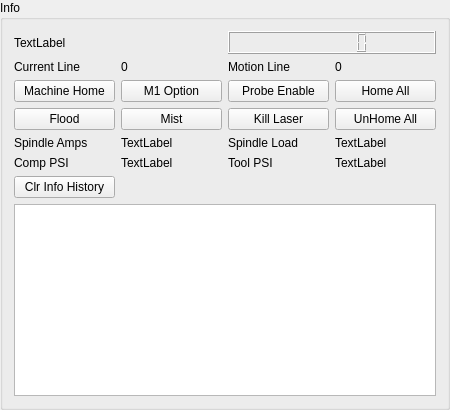
     <widget class="QGroupBox" name="groupBox_3">
      <property name="minimumSize">
       <size>
        <width>450</width>
        <height>0</height>
       </size>
      </property>
      <property name="title">
       <string>Info</string>
      </property>
      <layout class="QGridLayout" name="gridLayout_4">
       <item row="9" column="0">
        <widget class="QPushButton" name="clear_info_pb">
         <property name="text">
          <string>Clr Info History</string>
         </property>
        </widget>
       </item>
       <item row="10" column="0" colspan="4">
        <widget class="QPlainTextEdit" name="info_pte"/>
       </item>
       <item row="8" column="2">
        <widget class="QLabel" name="label_66">
         <property name="toolTip">
          <string>Tool Regulated PSI</string>
         </property>
         <property name="text">
          <string>Tool PSI</string>
         </property>
        </widget>
       </item>
       <item row="8" column="1">
        <widget class="QLabel" name="ain_0_lb">
         <property name="text">
          <string>TextLabel</string>
         </property>
        </widget>
       </item>
       <item row="0" column="0" colspan="2">
        <widget class="QLabel" name="file_lb">
         <property name="text">
          <string>TextLabel</string>
         </property>
        </widget>
       </item>
       <item row="8" column="3">
        <widget class="QLabel" name="ain_1_lb">
         <property name="text">
          <string>TextLabel</string>
         </property>
        </widget>
       </item>
       <item row="8" column="0">
        <widget class="QLabel" name="label_64">
         <property name="toolTip">
          <string>Compressed Air Inlet PSI</string>
         </property>
         <property name="text">
          <string>Comp PSI</string>
         </property>
        </widget>
       </item>
       <item row="1" column="1">
        <widget class="QLabel" name="current_line_lb">
         <property name="text">
          <string>0</string>
         </property>
         <property name="alignment">
          <set>Qt::AlignLeading|Qt::AlignLeft|Qt::AlignVCenter</set>
         </property>
        </widget>
       </item>
       <item row="1" column="3">
        <widget class="QLabel" name="motion_line_lb">
         <property name="text">
          <string>0</string>
         </property>
         <property name="alignment">
          <set>Qt::AlignLeading|Qt::AlignLeft|Qt::AlignVCenter</set>
         </property>
        </widget>
       </item>
       <item row="1" column="2">
        <widget class="QLabel" name="label_38">
         <property name="text">
          <string>Motion Line</string>
         </property>
        </widget>
       </item>
       <item row="1" column="0">
        <widget class="QLabel" name="label_37">
         <property name="text">
          <string>Current Line</string>
         </property>
        </widget>
       </item>
       <item row="0" column="2" colspan="2">
        <widget class="QLCDNumber" name="spindle_speed_0_lcd">
         <property name="toolTip">
          <string>Spindle RPM</string>
         </property>
         <property name="digitCount">
          <number>7</number>
         </property>
         <property name="mode">
          <enum>QLCDNumber::Dec</enum>
         </property>
        </widget>
       </item>
       <item row="4" column="1">
        <widget class="QPushButton" name="mist_pb">
         <property name="text">
          <string>Mist</string>
         </property>
         <property name="checkable">
          <bool>true</bool>
         </property>
        </widget>
       </item>
       <item row="7" column="3">
        <widget class="QLabel" name="ain_2_lb">
         <property name="text">
          <string>TextLabel</string>
         </property>
        </widget>
       </item>
       <item row="7" column="0">
        <widget class="QLabel" name="label_81">
         <property name="text">
          <string>Spindle Amps</string>
         </property>
        </widget>
       </item>
       <item row="4" column="2">
        <widget class="QPushButton" name="pushButton_4">
         <property name="toolTip">
          <string>shut off laser, in case E-stop fails to</string>
         </property>
         <property name="text">
          <string>Kill Laser</string>
         </property>
         <property name="function" stdset="0">
          <string>mdi</string>
         </property>
         <property name="command" stdset="0">
          <string>o&lt;kill-laser&gt; call</string>
         </property>
        </widget>
       </item>
       <item row="4" column="0">
        <widget class="QPushButton" name="flood_pb">
         <property name="text">
          <string>Flood</string>
         </property>
         <property name="checkable">
          <bool>true</bool>
         </property>
        </widget>
       </item>
       <item row="7" column="2">
        <widget class="QLabel" name="label_82">
         <property name="toolTip">
          <string>Spindle Load %</string>
         </property>
         <property name="text">
          <string>Spindle Load</string>
         </property>
        </widget>
       </item>
       <item row="7" column="1">
        <widget class="QLabel" name="ain_3_lb">
         <property name="text">
          <string>TextLabel</string>
         </property>
        </widget>
       </item>
       <item row="3" column="0">
        <widget class="QPushButton" name="pushButton">
         <property name="toolTip">
          <string>Z up, then rapid to machine home</string>
         </property>
         <property name="text">
          <string>Machine Home</string>
         </property>
         <property name="function" stdset="0">
          <string>mdi</string>
         </property>
         <property name="command" stdset="0">
          <string>o&lt;mac-home&gt; call</string>
         </property>
        </widget>
       </item>
       <item row="3" column="1">
        <widget class="QPushButton" name="optional_stop_pb">
         <property name="toolTip">
          <string>Optional Stop at M1</string>
         </property>
         <property name="text">
          <string>M1 Option</string>
         </property>
        </widget>
       </item>
       <item row="3" column="2">
        <widget class="QPushButton" name="probing_enable_pb">
         <property name="toolTip">
          <string>enable probing, disable most everything else</string>
         </property>
         <property name="text">
          <string>Probe Enable</string>
         </property>
        </widget>
       </item>
       <item row="3" column="3">
        <widget class="QPushButton" name="home_all_pb">
         <property name="text">
          <string>Home All</string>
         </property>
        </widget>
       </item>
       <item row="4" column="3">
        <widget class="QPushButton" name="unhome_all_pb">
         <property name="text">
          <string>UnHome All</string>
         </property>
        </widget>
       </item>
      </layout>
     </widget>
